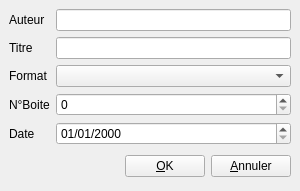
<ui version="4.0" >
 <class>dialogAjoutBook</class>
 <widget class="QWidget" name="dialogAjoutBook" >
  <property name="geometry" >
   <rect>
    <x>0</x>
    <y>0</y>
    <width>300</width>
    <height>180</height>
   </rect>
  </property>
  <property name="windowTitle" >
   <string>Ajout -> Book</string>
  </property>
  <property name="windowIcon" >
   <iconset/>
  </property>
  <layout class="QVBoxLayout" >
   <property name="spacing" >
    <number>6</number>
   </property>
   <property name="leftMargin" >
    <number>9</number>
   </property>
   <property name="topMargin" >
    <number>9</number>
   </property>
   <property name="rightMargin" >
    <number>9</number>
   </property>
   <property name="bottomMargin" >
    <number>9</number>
   </property>
   <item>
    <layout class="QGridLayout" >
     <property name="leftMargin" >
      <number>0</number>
     </property>
     <property name="topMargin" >
      <number>0</number>
     </property>
     <property name="rightMargin" >
      <number>0</number>
     </property>
     <property name="bottomMargin" >
      <number>0</number>
     </property>
     <property name="horizontalSpacing" >
      <number>6</number>
     </property>
     <property name="verticalSpacing" >
      <number>6</number>
     </property>
     <item row="4" column="0" >
      <widget class="QLabel" name="label_2_3_2" >
       <property name="text" >
        <string>Date</string>
       </property>
      </widget>
     </item>
     <item row="0" column="1" >
      <widget class="QLineEdit" name="txtAuteur" />
     </item>
     <item row="0" column="0" >
      <widget class="QLabel" name="label" >
       <property name="text" >
        <string>Auteur</string>
       </property>
      </widget>
     </item>
     <item row="2" column="0" >
      <widget class="QLabel" name="label_2_3" >
       <property name="text" >
        <string>Format</string>
       </property>
      </widget>
     </item>
     <item row="3" column="0" >
      <widget class="QLabel" name="label_2_4" >
       <property name="text" >
        <string>N°Boite</string>
       </property>
      </widget>
     </item>
     <item row="1" column="1" >
      <widget class="QLineEdit" name="txtTitre" />
     </item>
     <item row="3" column="1" >
      <widget class="QSpinBox" name="spinIdBoite" />
     </item>
     <item row="1" column="0" >
      <widget class="QLabel" name="label_2" >
       <property name="text" >
        <string>Titre</string>
       </property>
      </widget>
     </item>
     <item row="4" column="1" >
      <widget class="QDateEdit" name="date" >
       <property name="displayFormat" >
        <string>dd/MM/yyyy</string>
       </property>
      </widget>
     </item>
     <item row="2" column="1" >
      <widget class="QComboBox" name="cmbFormat" />
     </item>
    </layout>
   </item>
   <item>
    <spacer>
     <property name="orientation" >
      <enum>Qt::Vertical</enum>
     </property>
     <property name="sizeHint" >
      <size>
       <width>242</width>
       <height>16</height>
      </size>
     </property>
    </spacer>
   </item>
   <item>
    <layout class="QHBoxLayout" >
     <property name="spacing" >
      <number>6</number>
     </property>
     <property name="leftMargin" >
      <number>0</number>
     </property>
     <property name="topMargin" >
      <number>0</number>
     </property>
     <property name="rightMargin" >
      <number>0</number>
     </property>
     <property name="bottomMargin" >
      <number>0</number>
     </property>
     <item>
      <spacer>
       <property name="orientation" >
        <enum>Qt::Horizontal</enum>
       </property>
       <property name="sizeHint" >
        <size>
         <width>131</width>
         <height>31</height>
        </size>
       </property>
      </spacer>
     </item>
     <item>
      <widget class="QPushButton" name="okButton" >
       <property name="text" >
        <string>&amp;OK</string>
       </property>
       <property name="icon" >
        <iconset resource="../res/res.qrc" >:/icons/button/accept.svg</iconset>
       </property>
      </widget>
     </item>
     <item>
      <widget class="QPushButton" name="cancelButton" >
       <property name="text" >
        <string>&amp;Annuler</string>
       </property>
       <property name="icon" >
        <iconset resource="../res/res.qrc" >:/icons/button/cancel.svg</iconset>
       </property>
      </widget>
     </item>
    </layout>
   </item>
  </layout>
 </widget>
 <tabstops>
  <tabstop>txtAuteur</tabstop>
  <tabstop>txtTitre</tabstop>
  <tabstop>date</tabstop>
  <tabstop>okButton</tabstop>
  <tabstop>cancelButton</tabstop>
 </tabstops>
 <resources>
  <include location="../res/res.qrc" />
 </resources>
 <connections/>
</ui>
